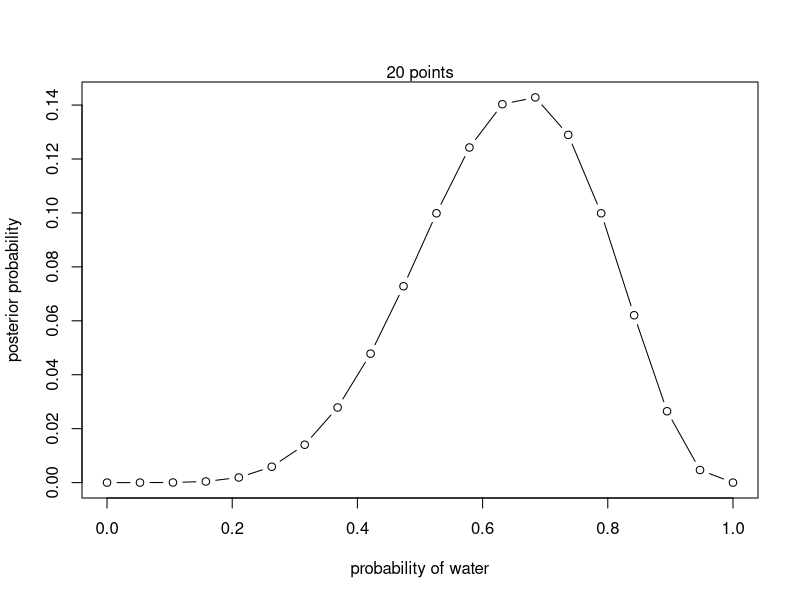

Generate this figure with R:
# Chapter 2 p. 27
ways <- c( 0 , 3 , 8 , 9 , 0 )
ways/sum(ways)

# p. 33
dbinom( 6 , size=9 , prob=0.5 )

# p. 59
# define grid
p_grid <- seq( from=0 , to=1 , length.out=20 )
# define prior
prior <- rep( 1 , 20 )
# prior <- ifelse( p_grid < 0.5 , 0 , 1 )
# prior <- exp( -5*abs( p_grid - 0.5 ) )

# compute likelihood at each value in grid
likelihood <- dbinom( 6 , size=9 , prob=p_grid )
# compute product of likelihood and prior
unstd.posterior <- likelihood * prior
# standardize the posterior, so it sums to 1
posterior <- unstd.posterior / sum(unstd.posterior)

plot( p_grid , posterior , type="b" ,
xlab="probability of water" , ylab="posterior probability" )
mtext( "20 points" )

